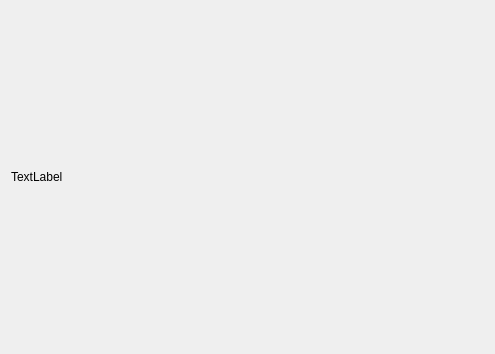
<?xml version="1.0" encoding="UTF-8"?>
<ui version="4.0">
 <class>MessageItemWidget</class>
 <widget class="QWidget" name="MessageItemWidget">
  <property name="geometry">
   <rect>
    <x>0</x>
    <y>0</y>
    <width>495</width>
    <height>354</height>
   </rect>
  </property>
  <property name="windowTitle">
   <string>Form</string>
  </property>
  <layout class="QVBoxLayout" name="verticalLayout">
   <item>
    <widget class="QLabel" name="messageText">
     <property name="text">
      <string>TextLabel</string>
     </property>
    </widget>
   </item>
  </layout>
 </widget>
 <resources/>
 <connections/>
</ui>
